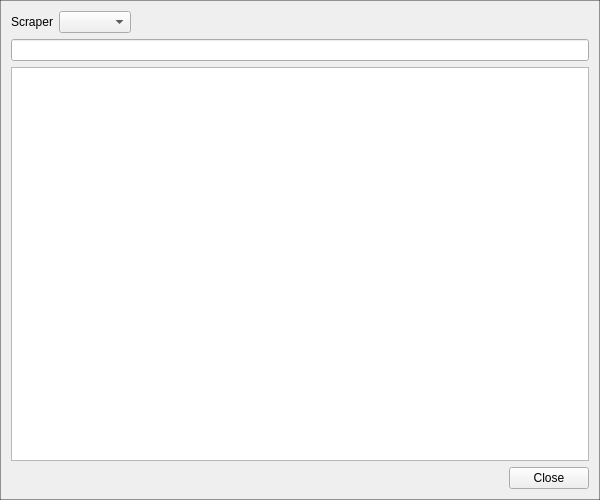
<?xml version="1.0" encoding="UTF-8"?>
<ui version="4.0">
 <class>MovieSearch</class>
 <widget class="QDialog" name="MovieSearch">
  <property name="windowModality">
   <enum>Qt::ApplicationModal</enum>
  </property>
  <property name="geometry">
   <rect>
    <x>0</x>
    <y>0</y>
    <width>600</width>
    <height>500</height>
   </rect>
  </property>
  <property name="windowTitle">
   <string>Search Result</string>
  </property>
  <property name="styleSheet">
   <string notr="true">#MovieSearch {
	background-image: url(:/img/pattern_dark.png);
	border: 1px solid rgba(0, 0, 0, 100);
}</string>
  </property>
  <property name="modal">
   <bool>true</bool>
  </property>
  <layout class="QVBoxLayout" name="verticalLayout">
   <item>
    <layout class="QHBoxLayout" name="horizontalLayout_2">
     <item>
      <widget class="QLabel" name="label">
       <property name="text">
        <string>Scraper</string>
       </property>
      </widget>
     </item>
     <item>
      <widget class="QComboBox" name="comboScraper"/>
     </item>
     <item>
      <spacer name="horizontalSpacer_2">
       <property name="orientation">
        <enum>Qt::Horizontal</enum>
       </property>
       <property name="sizeHint" stdset="0">
        <size>
         <width>40</width>
         <height>20</height>
        </size>
       </property>
      </spacer>
     </item>
    </layout>
   </item>
   <item>
    <widget class="MyLineEdit" name="searchString"/>
   </item>
   <item>
    <widget class="QTableWidget" name="results">
     <property name="styleSheet">
      <string notr="true">alternate-background-color: rgb(243, 246, 250);</string>
     </property>
     <property name="editTriggers">
      <set>QAbstractItemView::NoEditTriggers</set>
     </property>
     <property name="alternatingRowColors">
      <bool>true</bool>
     </property>
     <property name="selectionMode">
      <enum>QAbstractItemView::SingleSelection</enum>
     </property>
     <property name="selectionBehavior">
      <enum>QAbstractItemView::SelectRows</enum>
     </property>
     <property name="showGrid">
      <bool>false</bool>
     </property>
     <attribute name="horizontalHeaderVisible">
      <bool>false</bool>
     </attribute>
     <attribute name="horizontalHeaderStretchLastSection">
      <bool>true</bool>
     </attribute>
     <attribute name="verticalHeaderVisible">
      <bool>false</bool>
     </attribute>
     <column>
      <property name="text">
       <string>Result</string>
      </property>
     </column>
    </widget>
   </item>
   <item>
    <layout class="QHBoxLayout" name="horizontalLayout">
     <item>
      <spacer name="horizontalSpacer">
       <property name="orientation">
        <enum>Qt::Horizontal</enum>
       </property>
       <property name="sizeHint" stdset="0">
        <size>
         <width>40</width>
         <height>20</height>
        </size>
       </property>
      </spacer>
     </item>
     <item>
      <widget class="QPushButton" name="buttonClose">
       <property name="text">
        <string>Close</string>
       </property>
       <property name="autoDefault">
        <bool>false</bool>
       </property>
      </widget>
     </item>
    </layout>
   </item>
  </layout>
 </widget>
 <customwidgets>
  <customwidget>
   <class>MyLineEdit</class>
   <extends>QLineEdit</extends>
   <header>MyLineEdit.h</header>
  </customwidget>
 </customwidgets>
 <resources/>
 <connections/>
</ui>
